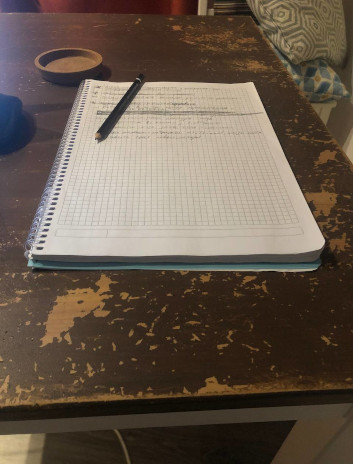
#> input picture source/perspective_transformation.jpeg, 353 x 464 px, found by its file name
$ python perspective_transformation.py
#> lines starting #> are read from the running program, lines starting #| are printed output that depends on the picture
# https://overcoder.net/q/729336/%D0%B2%D1%8B%D1%87%D0%B8%D1%81%D0%BB%D0%B5%D0%BD%D0%B8%D0%B5-%D0%BF%D1%80%D0%BE%D0%BF%D0%BE%D1%80%D1%86%D0%B8%D0%B9-%D1%86%D0%B5%D0%BB%D0%B5%D0%B2%D0%BE%D0%B3%D0%BE-%D0%B8%D0%B7%D0%BE%D0%B1%D1%80%D0%B0%D0%B6%D0%B5%D0%BD%D0%B8%D1%8F-%D0%BF%D0%B5%D1%80%D1%81%D0%BF%D0%B5%D0%BA%D1%82%D0%B8%D0%B2%D0%BD%D0%BE%D0%B5-%D0%BF%D1%80%D0%B5%D0%BE%D0%B1%D1%80%D0%B0%D0%B7%D0%BE%D0%B2%D0%B0%D0%BD%D0%B8%D0%B5
# https://stackoverflow.com/questions/46046580/cv2-perspectivetransform-not-accepting-homography-matrix

import math
import cv2
import scipy.spatial.distance # pip install scipy
import numpy as np

#img = cv2.imread('/container_data/source/perspective_transformation1.png')
img = cv2.imread('/container_data/source/perspective_transformation.jpeg')
#> img is the input picture: shape (464, 353, 3); mean B, G, R 75.2, 88, 102

(rows,cols,_) = img.shape # 353x464 !!!
#> rows = 464; cols = 353

#image center
u0 = (cols)/2.0
#> u0 = 176.5
v0 = (rows)/2.0
#> v0 = 232

#detected corners on the original image
p = []
p.append((67,74))
p.append((270,64))
p.append((10,344))
p.append((343,331))

#widths and heights of the projected image
w1 = scipy.spatial.distance.euclidean(p[0],p[1])
w2 = scipy.spatial.distance.euclidean(p[2],p[3])

h1 = scipy.spatial.distance.euclidean(p[0],p[2])
h2 = scipy.spatial.distance.euclidean(p[1],p[3])

w = max(w1,w2)
h = max(h1,h2)

#visible aspect ratio
ar_vis = float(w)/float(h)

#make numpy arrays and append 1 for linear algebra
m1 = np.array((p[0][0],p[0][1],1)).astype('float32')
m2 = np.array((p[1][0],p[1][1],1)).astype('float32')
m3 = np.array((p[2][0],p[2][1],1)).astype('float32')
m4 = np.array((p[3][0],p[3][1],1)).astype('float32')

#calculate the focal disrance
k2 = np.dot(np.cross(m1,m4),m3) / np.dot(np.cross(m2,m4),m3)
k3 = np.dot(np.cross(m1,m4),m2) / np.dot(np.cross(m3,m4),m2)

n2 = k2 * m2 - m1
n3 = k3 * m3 - m1

n21 = n2[0]
n22 = n2[1]
n23 = n2[2]

n31 = n3[0]
n32 = n3[1]
n33 = n3[2]

f = math.sqrt(- (1.0/(n23*n33)) * ((n21*n31 - (n21*n33 + n23*n31)*u0 + n23*n33*u0*u0) + (n22*n32 - (n22*n33+n23*n32)*v0 + n23*n33*v0*v0)))
#> f = 370.6

A = np.array([[f,0,u0],[0,f,v0],[0,0,1]]).astype('float32')

At = np.transpose(A)
Ati = np.linalg.inv(At)
Ai = np.linalg.inv(A)

#calculate the real aspect ratio
ar_real = math.sqrt(np.dot(np.dot(np.dot(n2,Ati),Ai),n2)/np.dot(np.dot(np.dot(n3,Ati),Ai),n3))
#> ar_real = 0.754

if ar_real < ar_vis:
    W = int(w)
    H = int(W / ar_real)
#> H = 441
else:
    H = int(h)
    W = int(ar_real * H)

pts1 = np.array(p).astype('float32')
pts2 = np.float32([[0,0],[W,0],[0,H],[W,H]])
#> pts2 = [[0, 0], [333, 0], [0, 441], [333, 441]]

#project the image with the new w/h
M = cv2.getPerspectiveTransform(pts1,pts2)

dst = cv2.warpPerspective(img,M,(W,H))
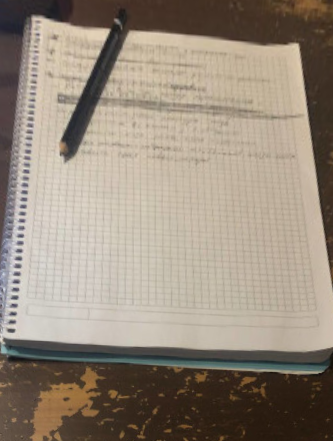
#> dst: shape (441, 333, 3); mean B, G, R 124.2, 138.4, 150.6

cv2.imshow('img',img)
cv2.imshow('dst',dst)
cv2.imwrite('orig.png',img)
cv2.imwrite('proj.png',dst)

cv2.waitKey(0)

$ run again, with source/perspective_transformation1.png saved as source/perspective_transformation.jpeg
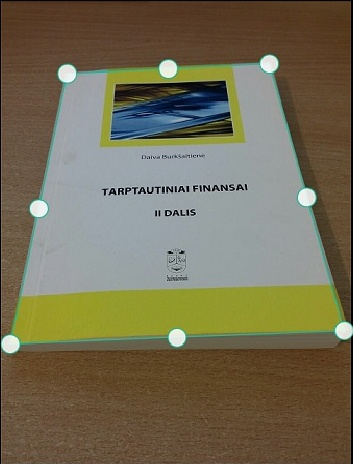
#> input picture source/perspective_transformation1.png, 353 x 464 px, found by its file name
#> img is the input picture: shape (464, 353, 3); mean B, G, R 84.1, 108.1, 115.6
#> `dst = cv2.warpPerspective(img,M,(W,H))`:
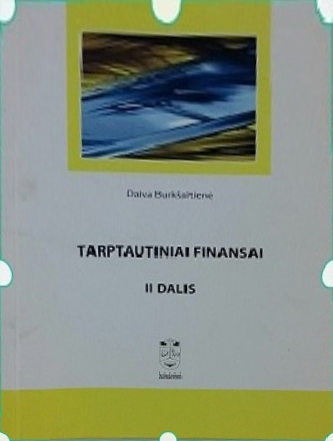
#> dst: shape (441, 333, 3); mean B, G, R 128, 145.2, 135.7

$ run again, with source/faces.jpeg copied over source/perspective_transformation.jpeg
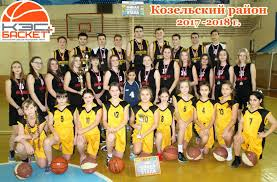
#> input picture source/faces.jpeg, 277 x 182 px, found by its file name
#> img is the input picture: shape (182, 277, 3); mean B, G, R 88.7, 133.6, 154.9
#> `dst = cv2.warpPerspective(img,M,(W,H))`:
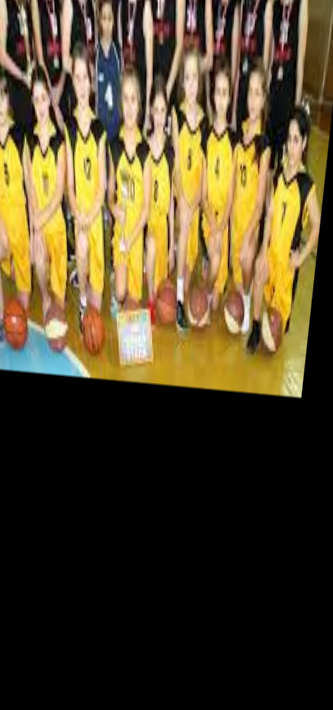
#> dst: shape (710, 333, 3); mean B, G, R 41.6, 69.4, 82.7
